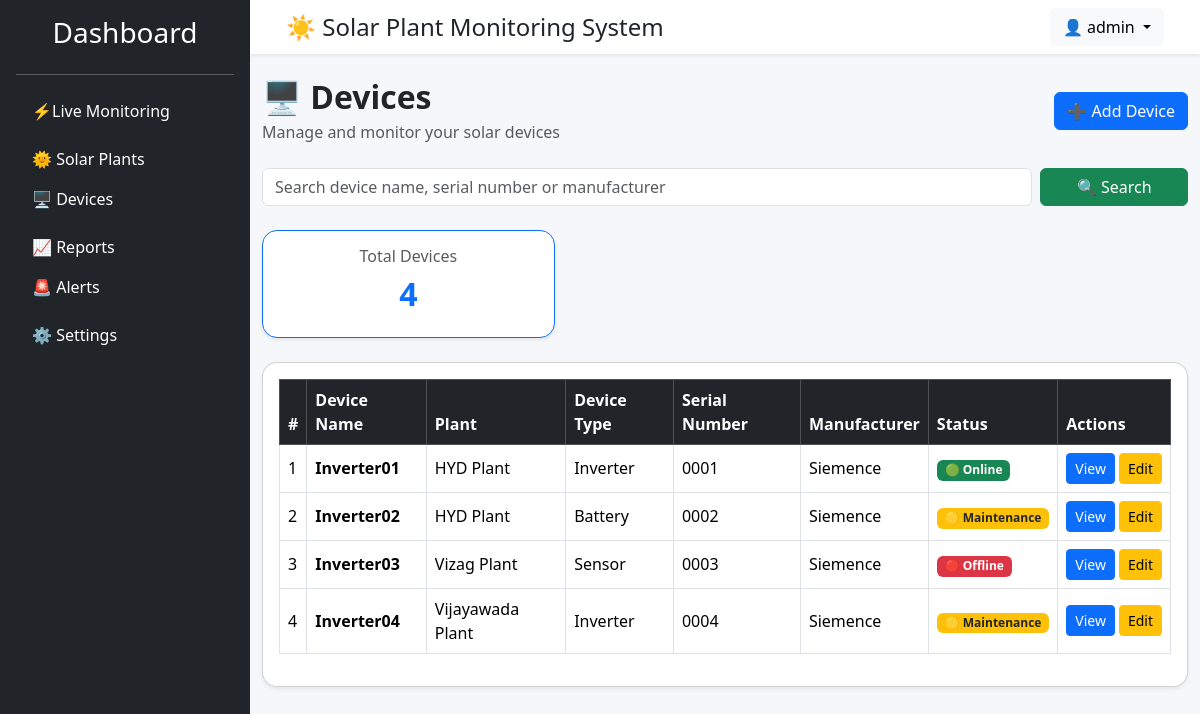
Page /devices/ (signed in) on the earlier database version.
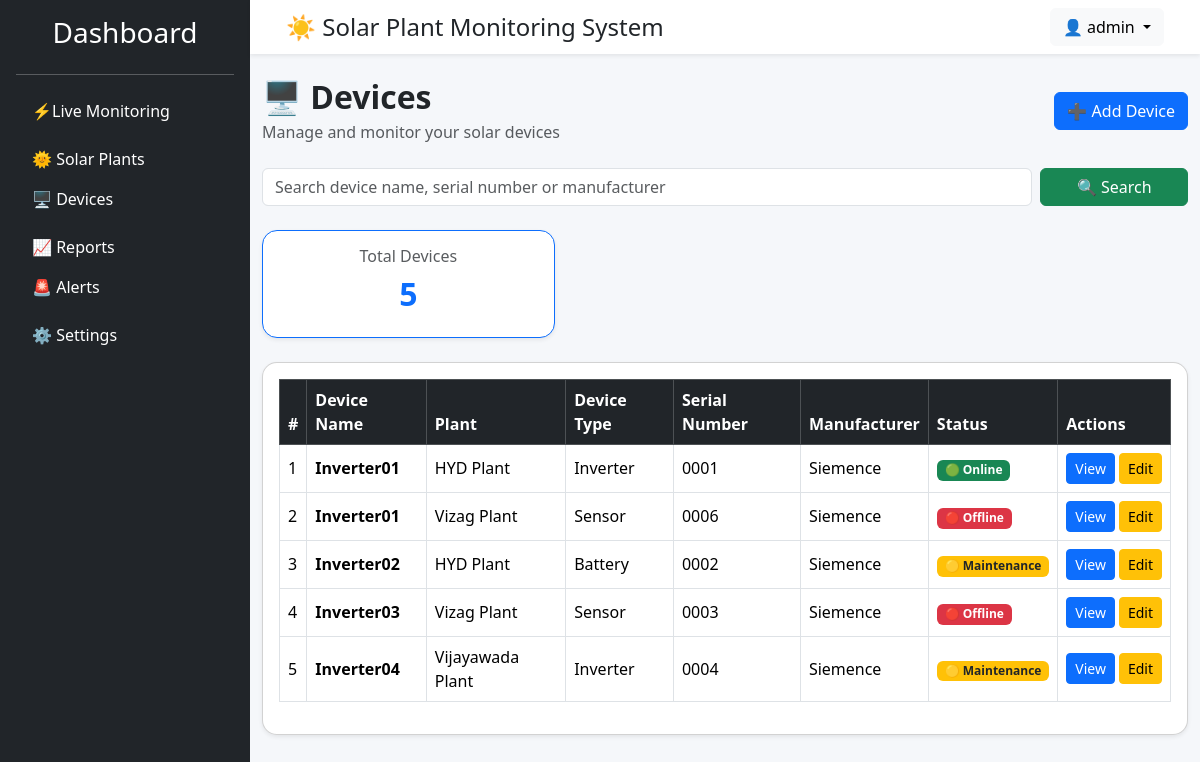
Same page on the later database version.
### accounts/models.py (models this page shows, shortened)
class User(AbstractUser):
    ROLE_CHOICES = [
        ('ADMIN', 'Admin'),
        ('ENGINEER', 'Engineer'),
        ('VIEWER', 'Viewer'),
    ]
    role = models.CharField(
        max_length=20,
        choices=ROLE_CHOICES,
        default='VIEWER'
    )
    created_at = models.DateTimeField(auto_now_add=True)
    updated_at = models.DateTimeField(auto_now=True)

### devices/models.py (models this page shows, shortened)
class Device(models.Model):
    DEVICE_TYPES = [
        ("INVERTER", "Inverter"),
        ("METER", "Energy Meter"),
        ("BATTERY", "Battery"),
        ("WEATHER", "Weather Station"),
        ("SENSOR", "Sensor"),
    ]
    STATUS_CHOICES = [
        ("ONLINE", "Online"),
        ("OFFLINE", "Offline"),
        ("MAINTENANCE", "Maintenance"),
    ]
    plant = models.ForeignKey(
        SolarPlant,
        on_delete=models.CASCADE,
        related_name="devices"
    )
    device_name = models.CharField(max_length=100)
    serial_number = models.CharField(
        max_length=100,
        unique=True
    )
    manufacturer = models.CharField(max_length=100)
    model = models.CharField(max_length=100)
    device_type = models.CharField(
        max_length=20,
        choices=DEVICE_TYPES
    )
    status = models.CharField(
        max_length=20,
        choices=STATUS_CHOICES,
        default="ONLINE"
    )
    installed_on = models.DateField()
    created_at = models.DateTimeField(auto_now_add=True)
    updated_at = models.DateTimeField(auto_now=True)
    class Meta:
        ordering = ["device_name"]

class SolarPlant(models.Model):
    STATUS_CHOICES = [
        ("ONLINE", "Online"),
        ("OFFLINE", "Offline"),
        ("MAINTENANCE", "Maintenance"),
    ]
    plant_name = models.CharField(max_length=100)
    location = models.CharField(max_length=255)
    capacity_kw = models.DecimalField(max_digits=10, decimal_places=2)
    status = models.CharField(
        max_length=20,
        choices=STATUS_CHOICES,
        default="ONLINE",
    )
    created_at = models.DateTimeField(auto_now_add=True)
    updated_at = models.DateTimeField(auto_now=True)
    class Meta:
        ordering = ["plant_name"]
        verbose_name = "Solar Plant"
        verbose_name_plural = "Solar Plants"

### devices/views.py (the view, shortened to what this page needs)
@login_required
def device_list(request):
    devices = Device.objects.select_related("plant").all()
    search = request.GET.get("search", "").strip()
    devices = devices.order_by("device_name")
    paginator = Paginator(devices, 20)
    page_number = request.GET.get("page")
    page_obj = paginator.get_page(page_number)
    return render(
        request,
        "devices/device_list.html",
        {
            "page_obj": page_obj,
            "search": search,
        },
    )

### templates/devices/device_list.html (shortened to what this page needs)
{% extends 'base.html' %}
{% block content %}
<div class="d-flex justify-content-between align-items-center mb-4">
    <div>
        <h2 class="fw-bold mb-1">
            🖥️ Devices
        </h2>
        <p class="text-muted mb-0">
            Manage and monitor your solar devices
        </p>
    </div>
    <a
        href="{% url 'devices:device_create' %}"
        class="btn btn-primary">
        ➕ Add Device
    </a>
</div>
<form method="GET" class="row g-2 mb-4">
    <div class="col-md-10">
        <input
            type="text"
            name="search"
            value="{{ search }}"
            class="form-control"
            placeholder="Search device name, serial number or manufacturer">
    </div>
    <div class="col-md-2">
        <button
            type="submit"
            class="btn btn-success w-100">
            🔍 Search
        </button>
    </div>
</form>
<div class="row mb-4">
    <div class="col-md-4">
        <div class="card shadow-sm border-primary">
            <div class="card-body text-center">
                <h6 class="text-muted">
                    Total Devices
                </h6>
                <h2 class="fw-bold text-primary">
                    {{ page_obj.paginator.count }}
                </h2>
            </div>
        </div>
    </div>
</div>
<div class="card shadow-sm">
    <div class="card-body">
        <div class="table-responsive">
            <table class="table table-hover table-bordered align-middle">
                <thead class="table-dark">
                    <tr>
                        <th>#</th>
                        <th>Device Name</th>
                        <th>Plant</th>
                        <th>Device Type</th>
                        <th>Serial Number</th>
                        <th>Manufacturer</th>
                        <th>Status</th>
                        <th>Actions</th>
                    </tr>
                </thead>
                <tbody>
                {% for device in page_obj %}
                    <tr>
                        <td>
                            {{ page_obj.start_index|add:forloop.counter0 }}
                        </td>
                        <td>
                            <strong>
                                {{ device.device_name }}
                            </strong>
                        </td>
                        <td>
                            {{ device.plant.plant_name }}
                        </td>
                        <td>
                            {{ device.get_device_type_display }}
                        </td>
                        <td>
                            {{ device.serial_number }}
                        </td>
                        <td>
                            {{ device.manufacturer }}
                        </td>
                        <td>
                            {% if device.status == "ONLINE" %}
                                <span class="badge bg-success">
                                    🟢 Online
                                </span>
                            {% elif device.status == "OFFLINE" %}
                                <span class="badge bg-danger">
                                    🔴 Offline
                                </span>
                            {% else %}
                                <span class="badge bg-warning text-dark">
                                    🟡 Maintenance
                                </span>
                            {% endif %}
                        </td>
                        <td>
                            <div class="d-flex gap-1">
                                <a
                                    href="{% url 'devices:device_detail' device.pk %}"
                                    class="btn btn-sm btn-primary">
                                    View
                                </a>
                                <a
                                    href="{% url 'devices:device_update' device.pk %}"
                                    class="btn btn-sm btn-warning">
                                    Edit
                                </a>
                            </div>
                        </td>
                    </tr>
                {% endfor %}
                </tbody>
            </table>
        </div>
    </div>
</div>
{% endblock %}

### templates/base.html (shortened to what this page needs)
{% load static %}
<!DOCTYPE html>
<html>
<head>
<link href="https://cdn.jsdelivr.net/npm/bootstrap@5.3.7/dist/css/bootstrap.min.css" rel="stylesheet">
<link rel="stylesheet" href="{% static 'css/dashboard.css' %}">
</head>
<body>
<div id="sidebar">
    {% include 'components/sidebar.html' %}
</div>
<div class="main-content">
    <div id="navbar">
        {% include 'components/navbar.html' %}
    </div>
    <div id="report-content" class="container-fluid mt-4">
        {% block content %}
        {% endblock %}
    </div>
</div>
</body>
</html>

### templates/components/sidebar.html (shortened to what this page needs)
<div class="bg-dark text-white vh-100 p-3" style="width:250px; position:fixed;">
    <h3 class="text-center mb-4">
         Dashboard
    </h3>
    <hr>
    <ul class="nav flex-column">
        <li class="nav-item mb-2">
            <a
                href="{% url 'monitoring:dashboard' %}"
                class="nav-link text-white">
                ⚡Live Monitoring
            </a>
        </li>
            <a
                href="{% url 'devices:plant_list' %}"
                class="nav-link text-white">
                🌞 Solar Plants
            </a>
        <li class="nav-item mb-2">
            <a
                href="{% url 'devices:device_list' %}"
                class="nav-link text-white">
                🖥️ Devices
            </a>
        </li>
        <a
            href="{% url 'reports:reports' %}"
            class="nav-link text-white">
            📈 Reports
        </a>
        <li class="nav-item mb-2">
            <a href="{% url 'alerts:alert_list' %}" class="nav-link text-white">
                🚨 Alerts
            </a>
        </li>
        <li class="nav-item mb-2">
            <a
                href="{% url 'settings_app:settings' %}"
                class="nav-link text-white">
                ⚙️ Settings
            </a>
        </li>
    </ul>
</div>

### templates/components/navbar.html (shortened to what this page needs)
<nav class="navbar navbar-expand-lg bg-white shadow-sm px-4">
    <div class="container-fluid">
        <h4 class="mb-0">☀️ Solar Plant Monitoring System</h4>
        <div class="dropdown">
            <button
                class="btn btn-light dropdown-toggle"
                data-bs-toggle="dropdown">
                👤 {{ request.user.username }}
            </button>
        </div>
    </div>
</nav>

### static/css/dashboard.css (style rules this page uses)
body { background:#f5f7fa; }
.main-content { margin-left:250px; }
.nav-link { border-radius:8px; }
.card { border-radius:15px; transition:.3s; }
.card h6 { color:#6c757d; }
.card h2 { font-weight:bold; color:#198754; }

Differences in the rows shown:
added Device: start_index|add "2", device_name "Inverter01", plant.plant_name "Vizag Plant", device_type "Sensor", serial_number "0006", manufacturer "Siemence", status "🔴 Offline"
computed for Device "Inverter02": start_index|add "2" → "3"
computed for Device "Inverter03": start_index|add "3" → "4"
computed for Device "Inverter04": start_index|add "4" → "5"
Other differences:
{{ page_obj.paginator.count }}: "4" → "5"
